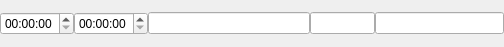
<?xml version="1.0" encoding="UTF-8"?>
<ui version="4.0">
 <class>ActivityRecordWidget</class>
 <widget class="QWidget" name="ActivityRecordWidget">
  <property name="geometry">
   <rect>
    <x>0</x>
    <y>0</y>
    <width>504</width>
    <height>47</height>
   </rect>
  </property>
  <property name="windowTitle">
   <string>Form</string>
  </property>
  <layout class="QHBoxLayout" name="horizontalLayout" stretch="1,1,5,2,4">
   <property name="spacing">
    <number>0</number>
   </property>
   <property name="leftMargin">
    <number>0</number>
   </property>
   <property name="topMargin">
    <number>0</number>
   </property>
   <property name="rightMargin">
    <number>0</number>
   </property>
   <property name="bottomMargin">
    <number>0</number>
   </property>
   <item>
    <widget class="QTimeEdit" name="StartTimeEdit"/>
   </item>
   <item>
    <widget class="QTimeEdit" name="FinishTimeEdit"/>
   </item>
   <item>
    <widget class="QLineEdit" name="ActivityName"/>
   </item>
   <item>
    <widget class="QLineEdit" name="WorkType"/>
   </item>
   <item>
    <widget class="QLineEdit" name="TaskName"/>
   </item>
  </layout>
 </widget>
 <resources/>
 <connections/>
</ui>
